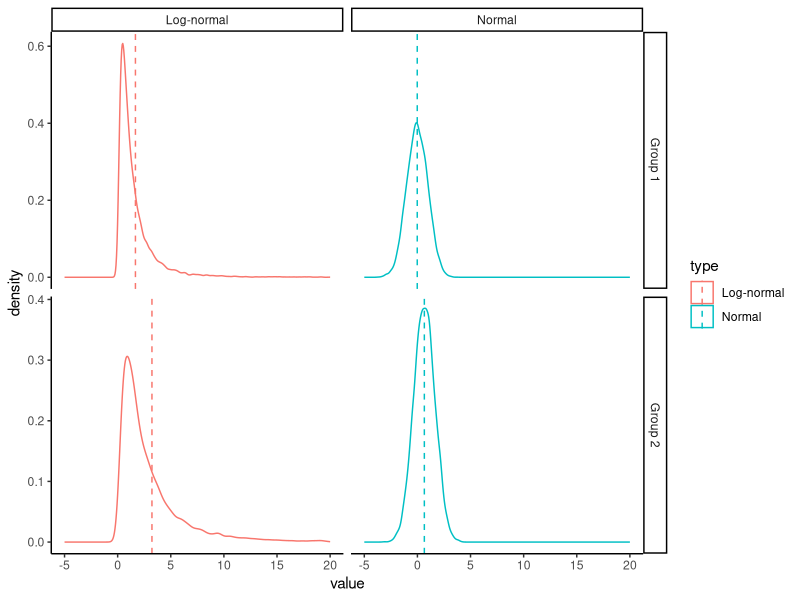
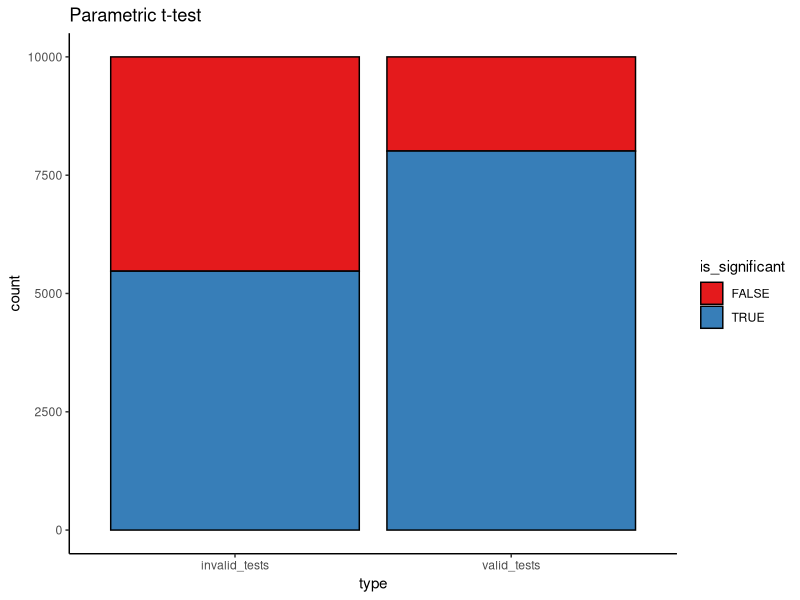
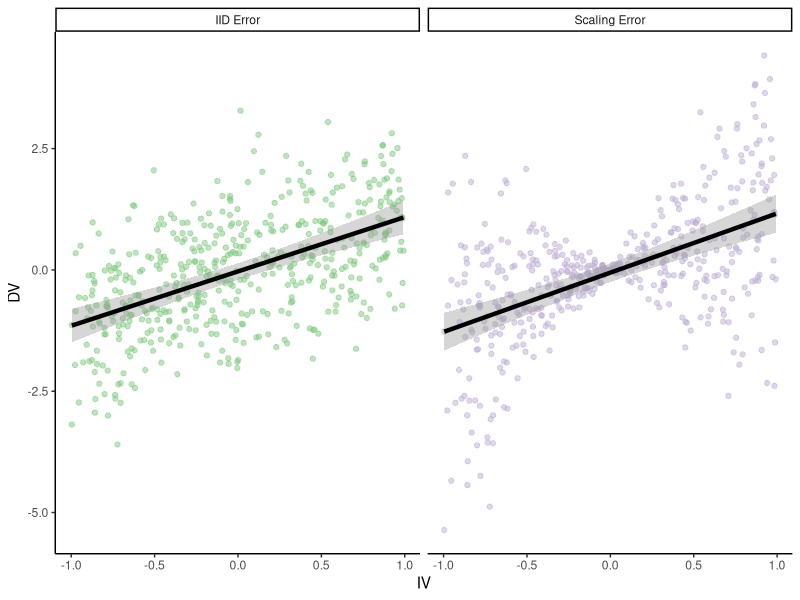
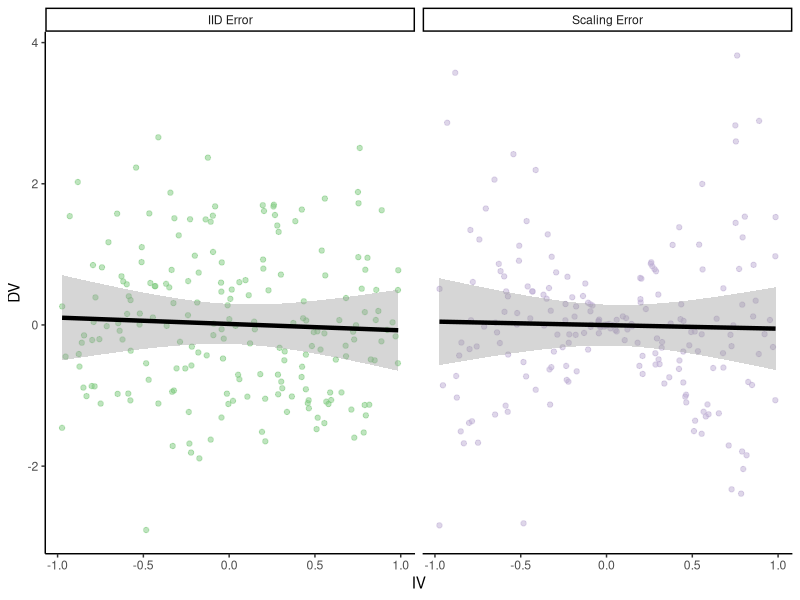
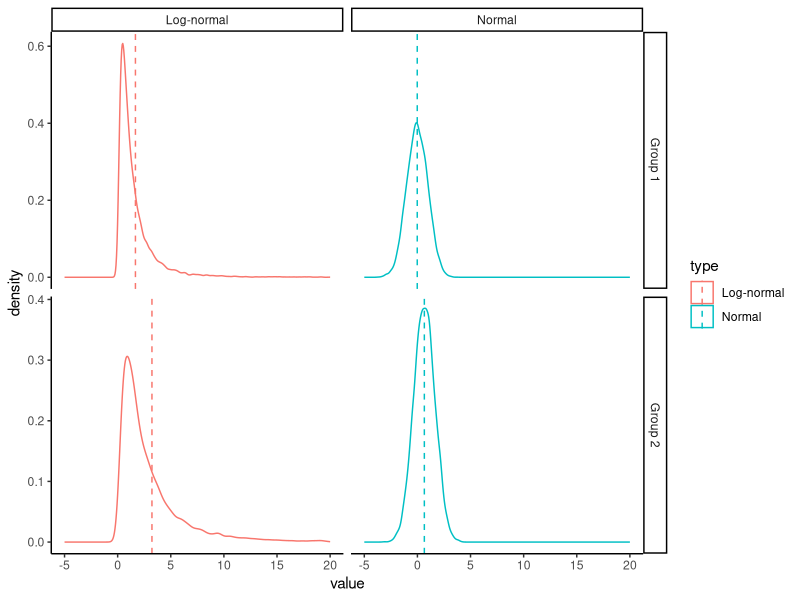
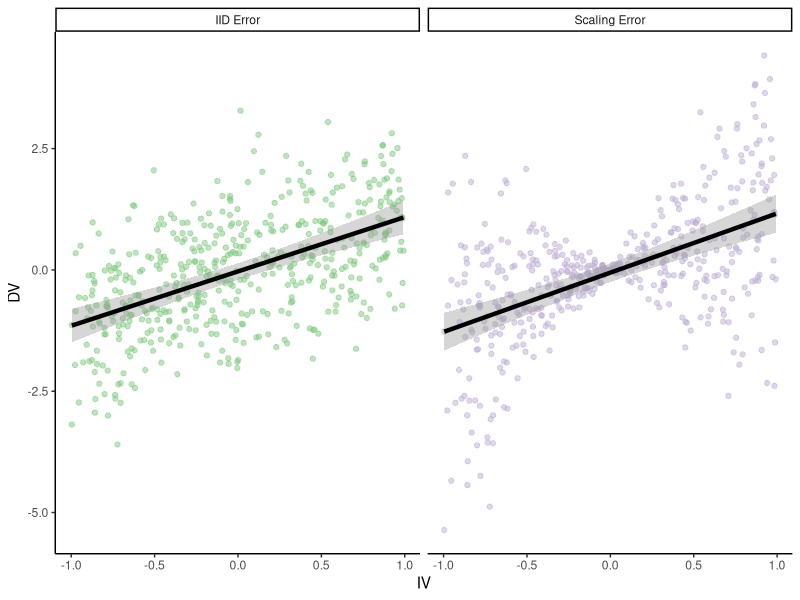
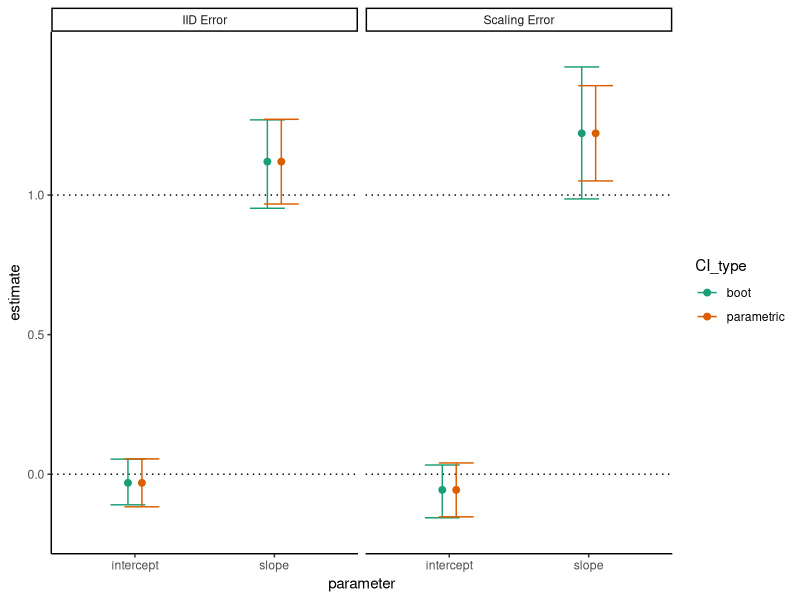
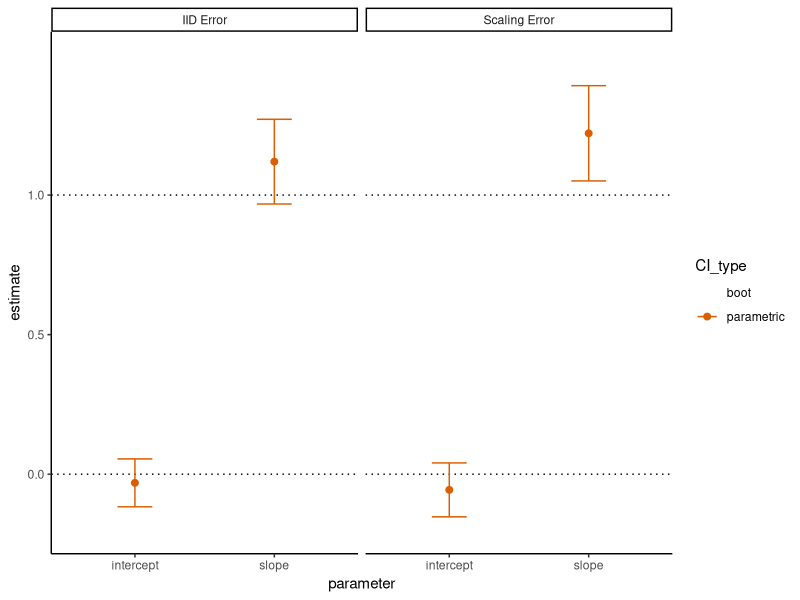

The R script that drew these images, in order: (Note: a time limit stopped this script after it produced the figures.)
## ---- chunk 1
library(tidyverse)
library(boot)
## ---- chunk 2
theme_set(theme_classic())
## ---- chunk 3
parametric_plotting_data = data.frame(group = rep(rep(c("Group 1", "Group 2"), each=10000), 2),
                                      type = rep(c("Normal", "Log-normal"), each=20000),
                                      value = c(rnorm(10000, 0, 1),  # normal 1
                                                rnorm(10000, 0.66, 1),  # normal 2
                                                exp(rnorm(10000, 0, 1)),  # Non-normal 1
                                                exp(rnorm(10000, 0.66, 1))))  # Non-normal 2

## ---- chunk 4
ggplot(parametric_plotting_data, aes(x=value, color=type)) +
  geom_density() +
  geom_vline(data=parametric_plotting_data %>%
               group_by(group, type) %>%
               summarize(mean_value = mean(value), sd_value = sd(value)),
             aes(xintercept=mean_value, color=type), linetype=2) +
  xlim(-5, 20) +
  facet_grid(group ~ type, scales="free")
## ---- chunk 5
ggsave("figures/log_normal_dists.png", width=5, height=4)
## ---- chunk 6
gen_data_and_test = function(num_observations_per) {
x = rnorm(num_observations_per, 0, 1.1)
y = rnorm(num_observations_per, 1, 1.1)

pnormal = t.test(x, y)$p.value

# what if the data are log-normally distributed?
x = exp(rnorm(num_observations_per, 0, 1.1))
y = exp(rnorm(num_observations_per, 1, 1.1))

pnotnormal = t.test(x, y)$p.value 
return(c(pnormal, pnotnormal))
}

parametric_issues_demo = function(num_tests, num_observations_per) {
  replicate(num_tests, gen_data_and_test(num_observations_per))
}
## ---- chunk 7
set.seed(0) # ensures we get the same results each time we run it

num_tests = 10000 # how many datasets to generate/tests to run
num_observations_per = 20 # how many obsservations in each dataset

parametric_issues_results = parametric_issues_demo(num_tests=num_tests, 
                                                   num_observations_per=num_observations_per)




parametric_issues_d = data.frame(valid_tests = parametric_issues_results[1,],
                                 invalid_tests = parametric_issues_results[2,],
                                 iteration=1:num_tests) %>%
  gather(type, p_value, contains("tests")) %>%
  mutate(is_significant = p_value < 0.05)

# Number significant results with normally distributed data
sum(parametric_issues_results[1,] < 0.05)

# number of significant results with log-normally distributed data
sum(parametric_issues_results[2,] < 0.05)
## ---- chunk 8
ggplot(parametric_issues_d, aes(x=type, fill=is_significant)) +
  geom_bar(stat="count", color="black") +
  scale_fill_brewer(palette="Set1") +
  labs(title="Parametric t-test")
## ---- chunk 9
boot_mean_diff_test = function(x, y) {
  boot_iterate = function(x, y) {
    x_samp = sample(x, 
                    length(x), 
                    replace=T)
    y_samp = sample(y, 
                    length(y), 
                    replace=T)
    mean_diff = mean(y_samp) - mean(x_samp)
    return(mean_diff)
  }
  boots = replicate(100, boot_iterate(x, y))
  quants = quantile(boots, probs=c(0.025, 0.925))
  return(sign(quants[1]) == sign(quants[2]))

}
## ---- chunk 10
gen_data_and_boot_test = function(num_observations_per) {
x = rnorm(num_observations_per, 0, 1.1)
y = rnorm(num_observations_per, 1, 1.1)

pnormal = boot_mean_diff_test(x, y)

# what if the data are log-normally distributed?
x = exp(rnorm(num_observations_per, 0, 1.1))
y = exp(rnorm(num_observations_per, 1, 1.1))

pnotnormal = boot_mean_diff_test(x, y)
return(c(pnormal, pnotnormal))
}

boot_results = replicate(num_tests, gen_data_and_boot_test(num_observations_per))
sum(boot_results[1,])
sum(boot_results[2,])
## ---- chunk 11
num_points = 500
true_intercept = 0
true_slope = 1.
set.seed(0)
parametric_ci_data = data.frame(IV = rep(runif(num_points,  -1, 1), 2),
                                type = rep(c("IID Error", "Scaling Error"), each=num_points),
                                error = rep(rnorm(num_points, 0, 1), 2)) %>%
  mutate(DV = ifelse(
    type == "IID Error",
    true_slope*IV + error,
    true_slope*IV + 2*abs(IV)*error)) # error increases proportional to distance from 0 on the IV

## ---- chunk 12
ggplot(parametric_ci_data,
       aes(x=IV, y=DV, color=type)) +
  geom_point(alpha=0.5) +
  geom_smooth(method="lm", se=T, color="black", 
              size=1.5, level=0.9999) + # inflating the confidence bands a bit
                                       # to show their distribution is similar
  scale_color_brewer(palette="Accent") +
  facet_wrap(~type) +
  guides(color=F)
## ---- chunk 13
ggsave("figures/error_dist_non_null.png", width=5, height=3)
## ---- chunk 14
summary(lm(DV ~ IV, parametric_ci_data %>% filter(type=="IID Error")))
summary(lm(DV ~ IV, parametric_ci_data %>% filter(type=="Scaling Error")))
## ---- chunk 15
ex2_lm_bootstrap_CIs = function(data, R=1000) {
  lm_results = summary(lm(DV ~ IV, data=data))$coefficients
  bootstrap_coefficients = function(data, indices) {
    linear_model = lm(DV ~ IV, 
                      data=data[indices,]) # will select a bootstrap sample of the data
    return(linear_model$coefficients)
  }

  boot_results = boot(data=data,
                      statistic=bootstrap_coefficients,
                      R=R)
  boot_intercept_CI = boot.ci(boot_results, index=1, type="bca")
  boot_slope_CI = boot.ci(boot_results, index=2, type="bca")
  return(data.frame(intercept_estimate=lm_results[1, 1],
                    intercept_SE=lm_results[1,2],
                    slope_estimate=lm_results[2, 1],
                    slope_SE=lm_results[2,2],
                    intercept_boot_CI_low=boot_intercept_CI$bca[4],
                    intercept_boot_CI_hi=boot_intercept_CI$bca[5],
                    slope_boot_CI_low=boot_slope_CI$bca[4],
                    slope_boot_CI_hi=boot_slope_CI$bca[5]))
}
## ---- chunk 16
set.seed(0) # for bootstraps
coefficient_CI_data = parametric_ci_data %>%
  group_by(type) %>%
  do(ex2_lm_bootstrap_CIs(.)) %>%
  ungroup() 
## ---- chunk 17
coefficient_CI_data = coefficient_CI_data %>%
  gather(variable, value, -type) %>%
  separate(variable, c("parameter", "measurement"), extra="merge") %>%
  spread(measurement, value) %>%
  mutate(parametric_CI_low=estimate-1.96*SE,
         parametric_CI_hi=estimate+1.96*SE) %>%
  gather(CI_type, value, contains("CI")) %>%
  separate(CI_type, c("CI_type", "high_or_low"), extra="merge") %>%
  spread(high_or_low, value) %>%
  mutate(CI_type = factor(CI_type))
## ---- chunk 18
plot_coefficient_CI_data = function(coefficient_CI_data, errorbar_width=0.5) {
  p = ggplot(data=coefficient_CI_data, aes(x=parameter, color=CI_type, y=estimate, ymin=CI_low, ymax=CI_hi)) +
    geom_hline(data=data.frame(parameter=c("intercept", "slope"),
                               estimate=c(true_intercept, true_slope)), 
               mapping=aes(yintercept=estimate),
               linetype=3) +
    geom_point(size=2, position=position_dodge(width=0.2)) +
    geom_errorbar(position=position_dodge(width=0.2), width=errorbar_width) +
    facet_grid(~type) + 
    scale_y_continuous(breaks=c(0, 0.5, 1), limits=c(-0.2, 1.5)) +
    scale_color_brewer(palette="Dark2", drop=F)
}
## ---- chunk 19
plot_coefficient_CI_data(coefficient_CI_data)
ggsave("figures/error_dist_CI_example.png", width=5, height=3)

plot_coefficient_CI_data(coefficient_CI_data %>% 
                           filter(CI_type=="parametric"),
                         0.25)
ggsave("figures/error_dist_CI_example_parametric_only.png", width=5, height=3)
## ---- chunk 20
num_points = 200
true_intercept = 0
true_slope = 0.
set.seed(0)
parametric_ci_data = data.frame(IV = rep(runif(num_points,  -1, 1), 2),
                                type = rep(c("IID Error", "Scaling Error"), each=num_points),
                                error = rep(rnorm(num_points, 0, 1), 2)) %>%
  mutate(DV = ifelse(
    type == "IID Error",
    true_slope*IV + error,
    true_slope*IV + 2*abs(IV)*error)) # error increases proportional to distance from 0 on the IV

## ---- chunk 21
ggplot(parametric_ci_data,
       aes(x=IV, y=DV, color=type)) +
  geom_point(alpha=0.5) +
  geom_smooth(method="lm", se=T, color="black", 
              size=1.5, level=0.9999) + # inflating the confidence bands a bit
                                       # to show their distribution is similar
  scale_color_brewer(palette="Accent") +
  facet_wrap(~type) +
  guides(color=F)
## ---- chunk 22
ggsave("figures/error_dist_null.png", width=5, height=3)
## ---- chunk 23
error_dist_null_sample = function(num_points) {
  true_intercept = 0
  true_slope = 0
  # We'll sample only for the scaling error case, we know IID works 
  this_data = data.frame(IV = runif(num_points,  -1, 1),
                         error = rnorm(num_points, 0, 1)) %>%
    mutate(DV = true_slope*IV + 2*abs(IV)*error) # error increases proportional to distance from 0 on the IV

  coefficient_CI_data = ex2_lm_bootstrap_CIs(this_data,
                                             R=500) # take fewer bootstrap samples, to speed things up
  
  coefficient_CI_data = coefficient_CI_data %>%
    gather(variable, value) %>%
    separate(variable, c("parameter", "measurement"), extra="merge") %>%
    spread(measurement, value) %>%
    mutate(parametric_CI_low=estimate-1.96*SE,
           parametric_CI_hi=estimate+1.96*SE) %>%
    gather(CI_type, value, contains("CI")) %>%
    separate(CI_type, c("CI_type", "high_or_low"), extra="merge") %>%
    spread(high_or_low, value) %>%
    mutate(significant = sign(CI_hi) == sign(CI_low)) %>%
    select(parameter, CI_type, significant)
  return(list(coefficient_CI_data))
}
## ---- chunk 24
num_simulations = 500
num_points = 200
set.seed(0)
noise_dist_simulation_results = replicate(num_simulations, error_dist_null_sample(num_points)) %>%
  bind_rows()
## ---- chunk 25
ggplot(noise_dist_simulation_results, aes(x=CI_type, fill=significant)) +
  geom_bar(stat="count", color="black") +
  scale_fill_brewer(palette="Set1", direction=-1) + 
  facet_wrap(~parameter) +
  scale_y_continuous(breaks=c(0, 0.05*num_simulations, num_simulations),
                     labels=c("0%", expression(Nominal ~ alpha), "100%")) +
  labs(x="CI Type",
       y="Proportion significant") +
  geom_hline(yintercept=0.05*num_simulations, linetype=2)
## ---- chunk 26
ggsave("figures/error_dist_proportion_significant.png", width=5, height=3)
## ---- chunk 27
noise_dist_simulation_results %>%
  count(parameter, CI_type, significant) %>%
  mutate(prop=n/num_simulations)
## ---- chunk 28
density_similarity_conceptual_plot_data = expand.grid(x=seq(0, 4, 0.01),
                                                      y=seq(0, 4, 0.01)) %>%
  mutate(population_1 = exp(-((x-2)^2 +(y-3)^2)/8) * exp(-((x-2/y)^2 +(y-1/x)^2)/2), #These are definitely not proper distributions
         population_2 = exp(-((x)^2 +(y)^2)/8) * exp(-((x/2)^2 +(y/2-1/x)^2)/2)) %>% 
  gather(population, value, contains("population"))
  
## ---- chunk 29
ggplot(density_similarity_conceptual_plot_data,
       aes(x=x, y=y, z=value, color=population)) +
  geom_contour(size=1, bins=8) +
  scale_color_brewer(palette="Dark2") +
  facet_wrap(~population) +
  labs(x = "Feature 1", y="Feature 2") +
  guides(color=F)
## ---- chunk 30
ggsave("figures/conceptual_density_plot.png", width=5, height=3)
## ---- chunk 31
num_points = 100
true_intercept = 0
true_slope = 1.
set.seed(2) # I p-hacked the shit out of this demo to make the ideas more clear
parametric_ci_data = data.frame(IV = rep(runif(num_points,  -1, 1), 2),
                                type = rep(c("IID Error", "Scaling Error"), each=num_points),
                                error = rep(rnorm(num_points, 0, 1), 2)) %>%
  mutate(DV = ifelse(
    type == "IID Error",
    true_slope*IV + error,
    true_slope*IV + 2*abs(IV)*error)) # error increases proportional to distance from 0 on the IV
## ---- chunk 32
p = ggplot(parametric_ci_data,
       aes(x=IV, y=DV)) +
  geom_point(alpha=0.25) +
  geom_smooth(method="lm", se=F, color="black", 
              size=1.5) + 
  facet_wrap(~type) 
p
## ---- chunk 33
ggsave("figures/bootstrap_demo_1.png", width=5, height=3)
## ---- chunk 34
set.seed(15) # See above RE: p-hacking
samp_1_indices = sample(1:num_points, num_points, replace=T)
samp_1 = parametric_ci_data[c(samp_1_indices, samp_1_indices+num_points), ] # take the same rows from each type of data
set.seed(2) # See above RE: p-hacking
samp_2_indices = sample(1:num_points, num_points, replace=T)
samp_2 = parametric_ci_data[c(samp_2_indices, samp_2_indices+num_points), ]

many_samples_indices = sample(1:num_points, 8*num_points, replace=T)
many_samples = bind_rows(samp_1 %>%
                           mutate(sample=1), 
                         samp_2 %>% mutate(sample=2),
                         parametric_ci_data[c(many_samples_indices, many_samples_indices+num_points),] %>%
                           mutate(sample=rep(rep(3:10, each=num_points), 2)))
## ---- chunk 35
p + 
  geom_point(data=samp_1,
             aes(color=NA), color="red", alpha=0.5) +
  geom_smooth(data=samp_1,
              method="lm", se=F, color="red", 
              size=1.5) 

## ---- chunk 36
ggsave("figures/bootstrap_demo_2.png", width=5, height=3)
## ---- chunk 37
p + 
  geom_point(data=samp_2,
             aes(color=NA), color="red", alpha=0.5) +
  geom_smooth(data=samp_2,
              method="lm", se=F, color="red", 
              size=1.5) 
## ---- chunk 38
ggsave("figures/bootstrap_demo_2.png", width=5, height=3)
## ---- chunk 39
p +  
  geom_smooth(data=many_samples,
              aes(group=sample),
              method="lm", se=F, 
              size=1.5,
              color="red")
